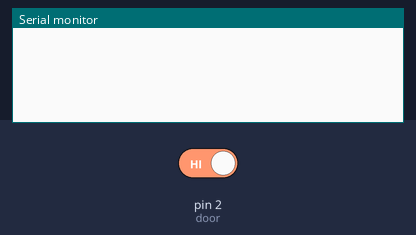
A sketch run on a simulated Arduino Uno, built with avr-gcc and run on an emulated ATmega328P. Parts: the last lines printed to the serial monitor. The inputs (shaded band) are chosen by the test bench; at power-on: pin 2 (door) HIGH.

Above: at 1.2 s.
1.3 s: pin 2 (door) driven LOW
At 2.1 s:
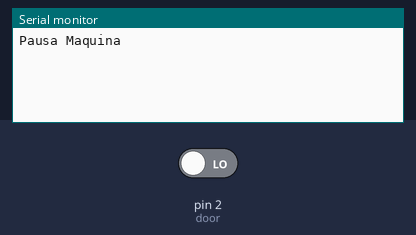
2.8 s: pin 2 (door) driven HIGH
At 3.2 s:
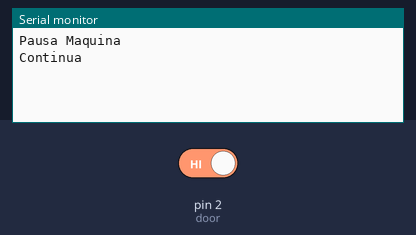

The sketch:

Eventos.ino
```cpp
/**
 *  Suposta máquina de lavar (conceito de evento)
 *  Baseado em: http://arduino.cc/en/Tutorial/Button
 *
 *  @autor Welsiton Ferreira (www.youtube.com/wfcreations)
 */

const int door = 2;

void highEvent();
void lowEvent();

int doorState;
int lastDoorState;

void setup() {
  Serial.begin(9600);
  pinMode(door, INPUT);
  lastDoorState = digitalRead(door);
}

void loop() {
  int doorState = digitalRead(door);

  if (doorState != lastDoorState) {
    if (doorState == HIGH) {
      highEvent();
    }
    else {
      lowEvent();
    }
    lastDoorState = doorState;
  }
}

void highEvent() {
  Serial.println("Continua");
}

void lowEvent() {
  Serial.println("Pausa Maquina");
}
```

Measured:
- after the input at 1.3 s, the serial monitor: prints a new line at once (image 1)
- after the input at 2.8 s, the serial monitor: prints a new line at once (image 2)
